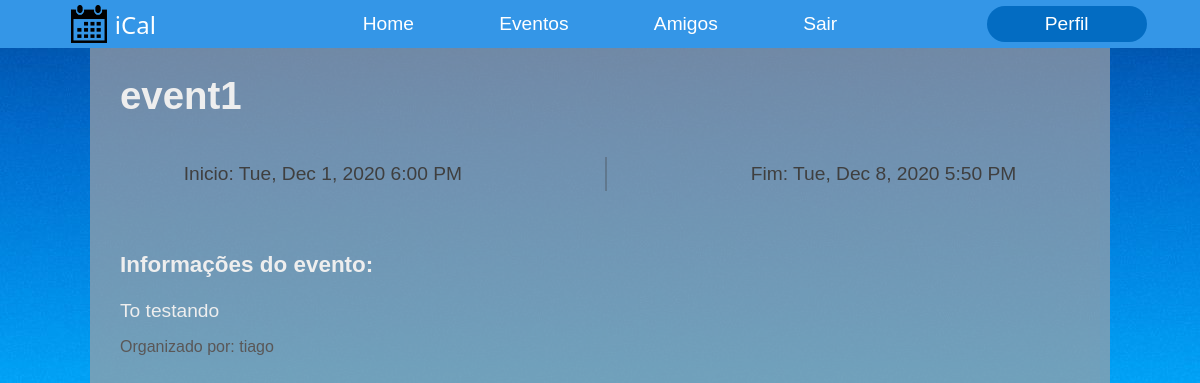
/event/4 (signed in), run on an earlier commit of the app's database.
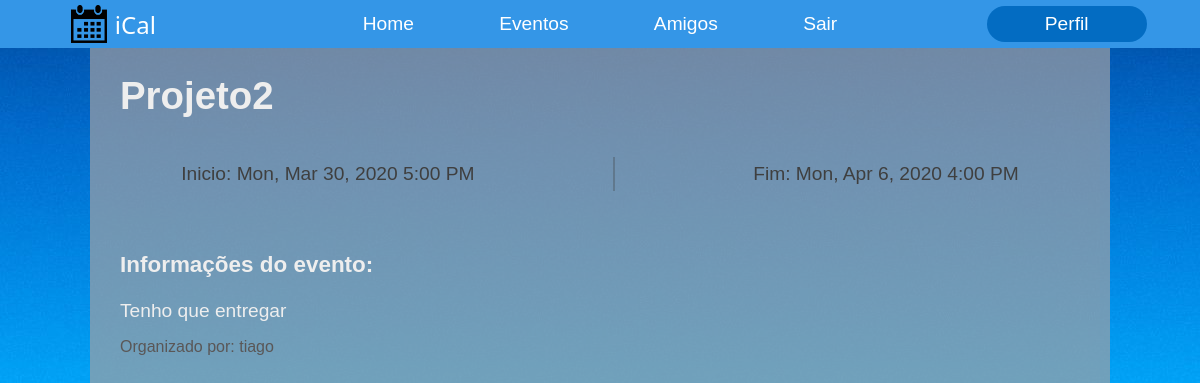
And on a later commit of the database.
### app/models.py (models this page shows, shortened)
class Event(db.Model):
    id = db.Column(db.Integer, primary_key = True)
    title = db.Column(db.String(32), nullable = False)
    description = db.Column(db.String(128))
    date_start = db.Column(db.DateTime, index = True, nullable=False)
    date_end = db.Column(db.DateTime, nullable=False)
    event_owner = db.Column(db.Integer, db.ForeignKey('user.id') )

### app/routes.py (the view)
@app.route('/event/<event_id>')
@login_required
def event_view(event_id):
    event = Event.query.filter_by(id=event_id).first_or_404()
    user = User.query.filter_by(id = event.event_owner).first()
    dateNow = datetime.now()
    friends = friendList(current_user.id)
    return render_template('event_view.html', event=event, user=user, dateNow = dateNow, friends = friends)

### app/models.py (called while the page is built)
@login.user_loader
def load_user(id):
    return User.query.get(int(id))

### app/routes.py (called while the page is built)
def friendList( user_id):
    rel_u1 = RelationUsers.query.filter_by(user1 = user_id).all()
    rel_u2 = RelationUsers.query.filter_by(user2 = user_id).all()
    f1 = []
    f2 = []
    for i in rel_u1:
        f1 += [User.query.filter_by(id = i.user2).first()]
    for j in rel_u2:
        f2 += [User.query.filter_by(id = j.user1).first()]
    friends = f1 + f2
    return friends

### app/templates/event_view.html (shortened to what this page needs)
{%  extends "layout.html"   %}
{%  block content   %}
<h1> {{event.title}}</h1>
{%  if event.date_end >  dateNow    %}
<div class = "event_info_banner">
    <p> Inicio: {{ moment(event.date_start).format('llll')}}</p>
    <div id="separate_line"></div>
    <p> Fim: {{ moment(event.date_end).format('llll')}}</p>
</div>
<h3> Informações do evento: </h3>
<div class = "event_info_descript">
    {{event.description}}
</div>
    <p id="organised_p"> Organizado por: {{user.username}}</p>
{%  endif   %}
{%  endblock    %}

What changed in the data, as far as the page shows it:
changed Event: title "event1" → "Projeto2"; date_start "Tue, Dec 1, 2020 6:00 PM" → "Mon, Mar 30, 2020 5:00 PM"; date_end "Tue, Dec 8, 2020 5:50 PM" → "Mon, Apr 6, 2020 4:00 PM"; description "To testando" → "Tenho que entregar"
